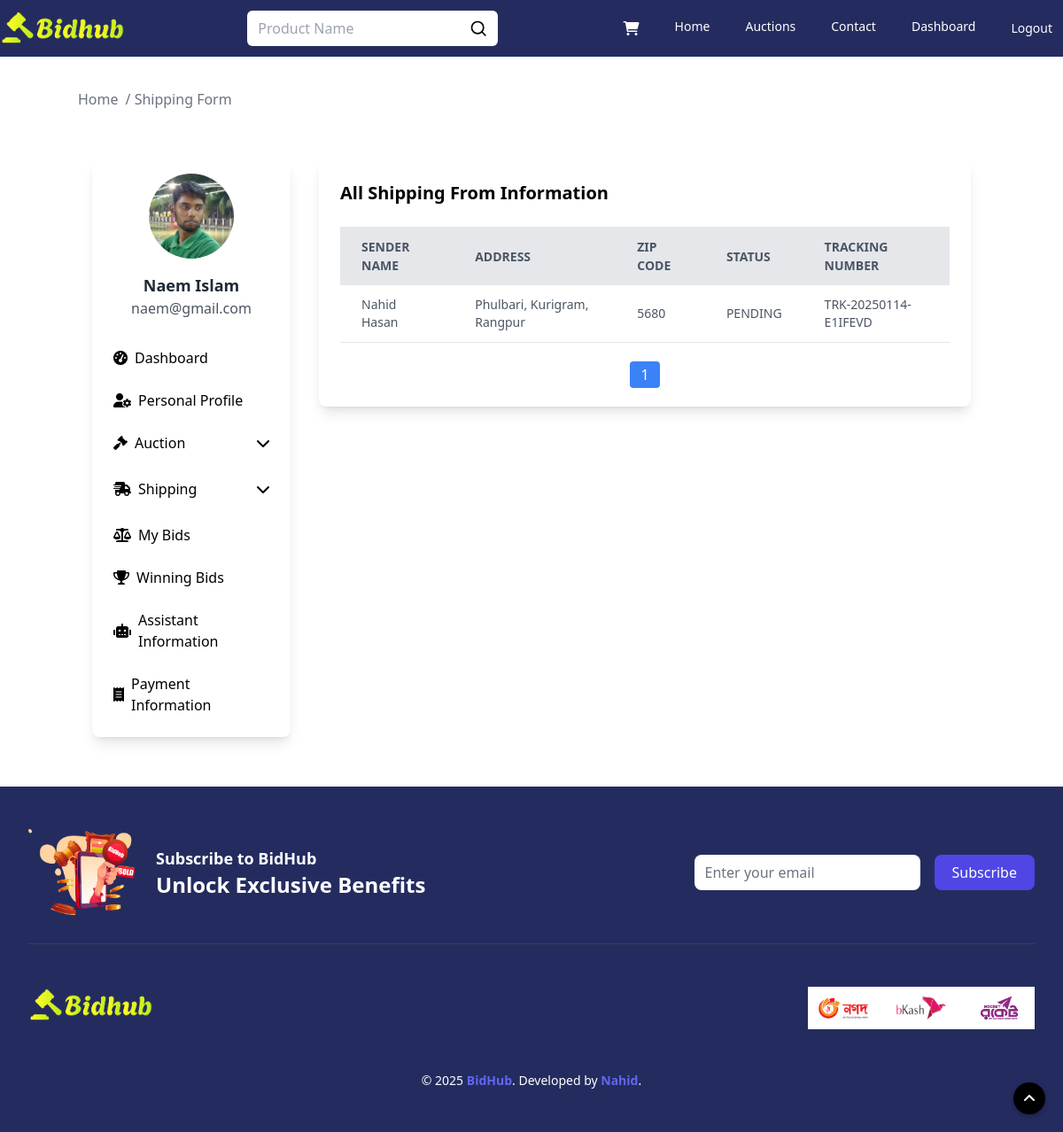
/shipping/from/ (signed in), run on an earlier commit of the app's database.
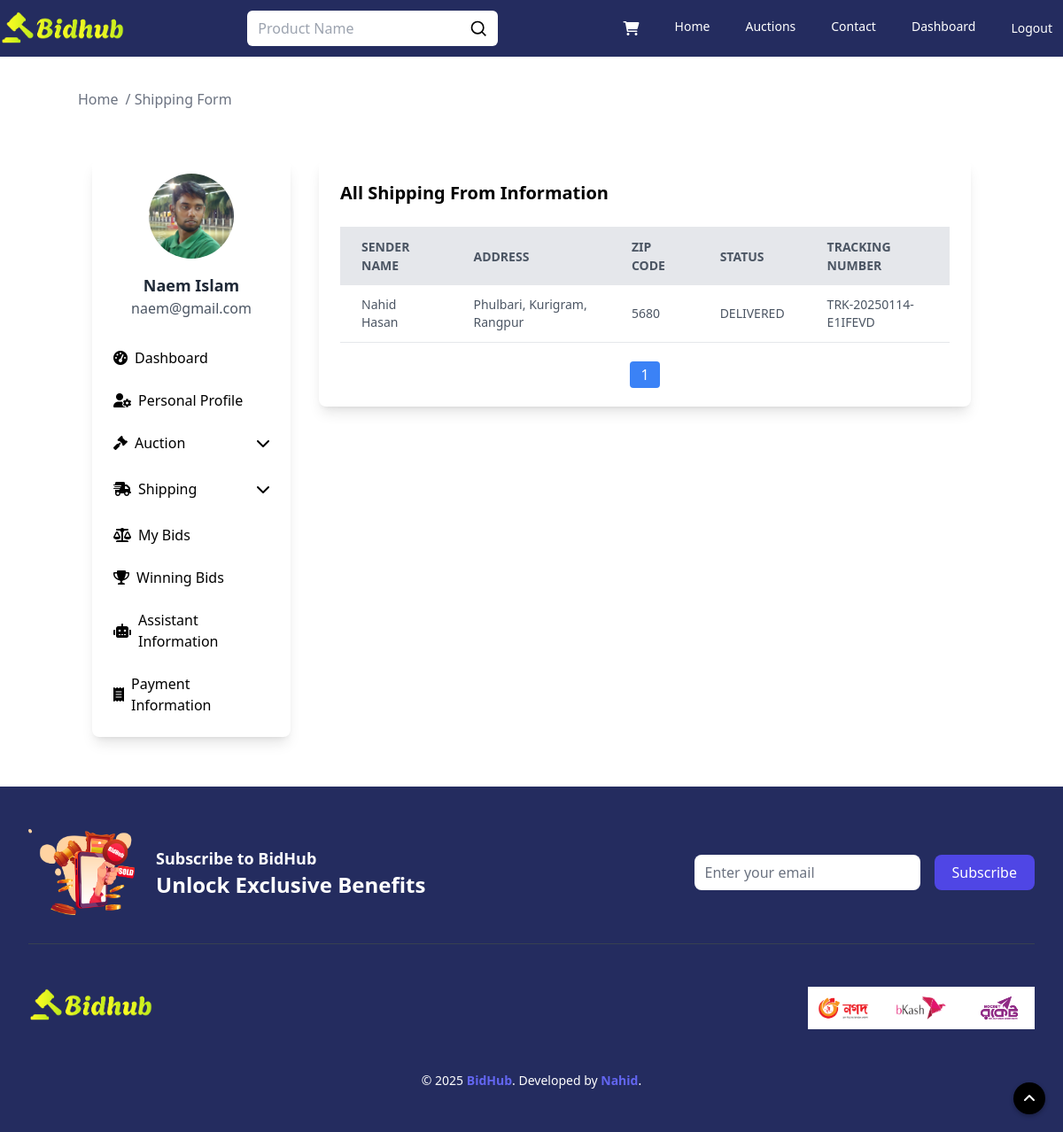
And on a later commit of the database.
### auctions/models.py (models this page shows, shortened)
class ShippingAddress(models.Model):
    STATUS_CHOICES = [
        ('PENDING', 'Pending'),
        ('PACKED', 'Packed'),
        ('SHIPPED', 'Shipped'),
        ('IN_TRANSIT', 'In Transit'),
        ('OUT_FOR_DELIVERY', 'Out for Delivery'),
        ('DELIVERED', 'Delivered'),
    ]
    user = models.ForeignKey(User, on_delete=models.CASCADE, related_name='shipping_addresses')
    auction = models.ForeignKey(AuctionList, on_delete=models.SET_NULL, null=True, blank=True,
                                related_name='shipping_addresses')
    recipient_name = models.CharField(max_length=255)
    phone_number = models.CharField(max_length=20)
    province = models.CharField(max_length=100)
    city = models.CharField(max_length=100)
    zone = models.CharField(max_length=100, blank=True)
    street_address = models.TextField()
    zip_code = models.CharField(max_length=20)
    additional_instructions = models.TextField(blank=True, null=True)
    tracking_number = models.CharField(max_length=100, unique=True, blank=True, null=True)
    status = models.CharField(max_length=20, choices=STATUS_CHOICES, default='PENDING')
    estimated_delivery_date = models.DateField(blank=True, null=True)
    created_at = models.DateTimeField(auto_now_add=True)
    updated_at = models.DateTimeField(auto_now=True)

class AuctionList(models.Model):
    user = models.ForeignKey(User, on_delete=models.CASCADE, null=True)
    title = models.CharField(max_length=2000)
    desc = tinymce_models.HTMLField()
    starting_bid = models.IntegerField()
    buy_now_price = models.IntegerField(default=0)
    bid_watch_list = models.IntegerField(default=0)
    expire_date = models.DateTimeField(blank=False, null=True)
    categories = models.ManyToManyField('Category', through='AuctionCategory')
    active_bool = models.BooleanField(default=True)

class User(AbstractUser):
    profile_picture = models.ImageField(upload_to='profile_pictures', null=True, blank=True)
    email = models.EmailField(_('email address'), unique=True)
    province = models.CharField(max_length=100, blank=True)
    city = models.CharField(max_length=100, blank=True)
    zone = models.CharField(max_length=100, blank=True)
    address = models.TextField(null=True, blank=True)
    zip_code = models.CharField(max_length=20, blank=True)
    phone = models.CharField(max_length=15, blank=True)
    objects = CustomUserManager()
    USERNAME_FIELD = 'username'
    EMAIL_FIELD = 'email'
    REQUIRED_FIELDS = ['email']

### auctions/views.py (the view)
# urls.py: path('shipping/from/', views.shipping_from, name='shipping_from'),
@login_required(login_url='login')
def shipping_from(request):
    user = request.user
    profile_picture_url = getattr(user.profile_picture, 'url', None)
    if profile_picture_url:
        profile_picture_url = request.build_absolute_uri(profile_picture_url)
    shipping_addresses = (
        ShippingAddress.objects
        .filter(user=user)
        .select_related('auction__user')
        .order_by('-created_at')
    )
    paginator = Paginator(shipping_addresses, 5)
    page_number = request.GET.get("page")
    page_obj = paginator.get_page(page_number)
    return render(request, "shipping_from.html", {
        'email': user.email,
        'name': f"{user.first_name} {user.last_name}",
        'profile_picture': profile_picture_url,
        'shipping_addresses': page_obj,
        'total_from': paginator.count
    })

### auctions/templates/shipping_from.html (shortened to what the changed rows need)
{% extends "layout.html" %}
{% load static %}
{% block body %}
    <div class="max-w-[1280px] w-full m-auto">
        <section class="my-10">
            <div class="container mx-auto">
                <div class="flex flex-wrap justify-center">
                    {% include "sidebar.html" %}
                    <div class="w-full sm:w-2/3 lg:w-3/4 p-4">
                        <div class="bg-white shadow-lg rounded-lg p-6 mb-10">
                            <div class="w-full overflow-x-auto">
                                <table class="min-w-full bg-white">
                                    <thead>
                                    <tr class="w-full bg-gray-200 text-gray-600 uppercase text-sm leading-normal">
                                        <th class="py-3 px-6 text-left">Sender Name</th>
                                        <th class="py-3 px-6 text-left">Address</th>
                                        <th class="py-3 px-6 text-left">ZIP Code</th>
                                        <th class="py-3 px-6 text-left">Status</th>
                                        <th class="py-3 px-6 text-left">Tracking Number</th>
                                    </tr>
                                    </thead>
                                    <tbody class="text-gray-600 text-sm font-light">
                                    {% for address in shipping_addresses %}
                                        <tr class="border-b border-gray-200 hover:bg-gray-100">
                                            <td class="py-3 px-6">{{ address.auction.user.get_full_name }}</td>
                                            <td class="py-3 px-6">{{ address.auction.user.zone }}, {{ address.auction.user.city }}, {{ address.auction.user.province }}</td>
                                            <td class="py-3 px-6">{{ address.auction.user.zip_code }}</td>
                                            <td class="py-3 px-6">{{ address.status }}</td>
                                            <td class="py-3 px-6">{{ address.tracking_number }}</td>
                                        </tr>
                                        {% empty %}
                                        <tr>
                                            <td colspan="5" class="text-center py-3">No shipping information
                                                available.
                                            </td>
                                        </tr>
                                    {% endfor %}
                                    </tbody>
                                </table>
                            </div>
                        </div>
                    </div>
                </div>
            </div>
        </section>
    </div>
{% endblock %}

### auctions/templates/sidebar.html (shortened to what the changed rows need)
{% load static %}
{% block body %}
    {% url 'userProfile' as user_profile_url %}
    {% url 'userDashboard' as user_dashboard_url %}
    {% url 'myAuction' as my_auction_url %}
    {% url 'userBids' as user_bids_url %}
    {% url 'userWinBids' as user_win_bids_url %}
    {% url 'paymentInformation' as payment_info_url %}
    {% url 'create' as create_auction_url %}
    {% url 'assistant_info' as assistant_info %}
    {% url 'shipping_to' as shipping_to %}
    {% url 'shipping_from' as shipping_from %}
    <div class="w-full sm:w-1/3 lg:w-1/4 p-4">
        <div class="bg-white shadow-lg rounded-lg p-4 sticky top-20">
            <div class="flex flex-col items-center">
                <div class="relative w-24 h-24 rounded-full overflow-hidden">
                    <form id="profile-pic-form" method="post" enctype="multipart/form-data">
                    </form>
                </div>
                <h5 class="mt-4 text-lg font-semibold text-gray-800">
                    {% if name %}{{ name }}{% else %}None{% endif %}
                </h5>
                <span class="text-gray-600">{{ user.email }}</span>
            </div>
        </div>
    </div>
{% endblock %}

What changed in the data, as far as the page shows it:
changed ShippingAddress "TRK-20250114-E1IFEVD": status "PENDING" → "DELIVERED"
